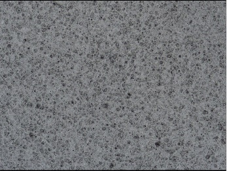
#> input picture images/12.png, 227 x 171 px, found by its file name
$ python main.py
#> lines starting #> are read from the running program, lines starting #| are printed output that depends on the picture; after the words box and inside, x2 and y2 are one past the last pixel; in counts of white or black regions, pixels touching at a corner belong together
from PIL import Image, ImageDraw
import numpy as np
from scipy.ndimage import gaussian_filter, label, center_of_mass
from sklearn.cluster import DBSCAN
import matplotlib.pyplot as plt

def mark_dark_particles_adaptive(image_input, sensitivity_min=0.2, sensitivity_max=0.9, output_path='output/marked_result.png', blur_radius=15, border_width=10, selection_box=None, min_particle_size=0, max_particle_size=None):
    """
    使用局部自适应阈值和大小筛选，精准识别并标记在特定灵敏度范围内的深色粒子。
    能够适应光照不均，并过滤掉不符合尺寸要求的粒子。

    :param image_input: 输入图片路径或Pillow Image对象
    :param sensitivity_min: 识别灵敏度下限 (0.0 ~ 1.0)。
    :param sensitivity_max: 识别灵敏度上限 (0.0 ~ 1.0)。
    :param output_path: 标记后的图片保存路径
    :param blur_radius: 用于计算局部背景亮度的模糊半径。
                        该值应大于要识别的最大粒子的半径。
    :param border_width: 要忽略的边框宽度（像素）。此区域内的任何内容都不会被标记。
    :param selection_box: 一个元组 (left, top, right, bottom) 定义了要处理的区域。
                          如果为 None，则处理整个图像。
    :param min_particle_size: 标记的最小粒子面积（像素数）。
    :param max_particle_size: 标记的最大粒子面积（像素数）。如果为 None，则没有上限。
    """
#> called with image_input = 'images/12.png', sensitivity_min = 0.2, sensitivity_max = 0.8, output_path = 'output/marked_adaptive_corrected.png', blur_radius = 10, border_width = 20, min_particle_size = 0
    # 验证参数范围
    if not (0.0 <= sensitivity_min <= 1.0 and 0.0 <= sensitivity_max <= 1.0):
        raise ValueError("灵敏度(sensitivity)必须在 0.0 到 1.0 之间")
    if sensitivity_min > sensitivity_max:
        sensitivity_min, sensitivity_max = sensitivity_max, sensitivity_min # 自动交换

    # 根据输入类型加载图片
    if isinstance(image_input, str):
        img = Image.open(image_input)
#> img is the input picture: PIL image 227x171 RGBA; mean R, G, B, A 116.9, 118.5, 121.5, 255
    elif isinstance(image_input, Image.Image):
        img = image_input
    else:
        raise TypeError("image_input 必须是文件路径 (str) 或 Pillow Image 对象")

    # 如果图像有alpha通道，则将其与白色背景混合
    if img.mode == 'RGBA':
        background = Image.new('RGB', img.size, (255, 255, 255))
#> background: PIL image 227x171 RGB; every value is 255
        background.paste(img, mask=img.split()[3])
        img = background
    else:
        img = img.convert('RGB')

    # 如果定义了选框，则裁剪图像
    if selection_box:
        img_to_process = img.crop(selection_box)
    else:
        img_to_process = img

    img_array = np.array(img_to_process)
    gray_array = np.array(img_to_process.convert('L'))

    # 使用高斯模糊创建背景亮度图
    background_luminance = gaussian_filter(gray_array.astype(float), sigma=blur_radius)

    # 计算阈值范围
    # 灵敏度越高，阈值越高，更容易将像素识别为粒子
    threshold_factor_max = 0.5 + (sensitivity_max * 0.5)
    threshold_high = background_luminance * threshold_factor_max

    threshold_factor_min = 0.5 + (sensitivity_min * 0.5)
    threshold_low = background_luminance * threshold_factor_min

    # 创建初始掩码，选择在两个阈值之间的像素
    # 即，比最宽松的标准暗，但又比最严格的标准亮
    mask_below_high_threshold = gray_array < threshold_high
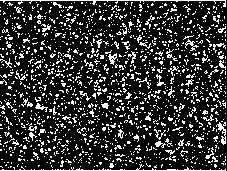
#> mask_below_high_threshold: shape (171, 227) bool; 19.6% white in thin lines or dots
    mask_above_low_threshold = gray_array >= threshold_low
#> mask_above_low_threshold: shape (171, 227) bool; 98.1% white; black in thin lines or dots
    initial_mask = mask_below_high_threshold & mask_above_low_threshold
#> initial_mask: shape (171, 227) bool; 17.7% white in thin lines or dots
    num_particles = 0

    # 过滤粒子大小
    if min_particle_size > 0 or max_particle_size is not None:
        # 识别独立的粒子区域
        labeled_array, num_features = label(initial_mask)

        # 计算每个粒子的大小
        particle_sizes = np.bincount(labeled_array.ravel())

        # 创建一个大小筛选掩码
        size_mask = np.ones_like(particle_sizes, dtype=bool)
        size_mask[0] = False # 忽略背景
        if min_particle_size > 0:
            size_mask[particle_sizes < min_particle_size] = False
        if max_particle_size is not None:
            size_mask[particle_sizes > max_particle_size] = False

        # 计算符合条件的粒子数量
        num_particles = np.sum(size_mask)

        # 从 labeled_array 中移除不符合条件的粒子
        remove_labels = np.where(~size_mask)[0]

        # 创建最终掩码
        final_mask = ~np.isin(labeled_array, remove_labels)
        mask = final_mask
    else:
        mask = initial_mask
        # 如果不过滤大小，也计算粒子总数
        _, num_particles = label(mask)
#> num_particles = 2080

    # 在处理区域内忽略边框
    if border_width > 0:
        mask[:border_width, :] = False
        mask[-border_width:, :] = False
        mask[:, :border_width] = False
        mask[:, -border_width:] = False
#> mask: shape (171, 227) bool; 11.7% white in thin lines or dots, all inside (x1, y1, x2, y2) = (20, 20, 207, 151)

    # 创建结果图像，将掩码区域标记为红色
    result_array = img_array.copy()
    result_array[mask] = [255, 0, 0]
#> result_array: shape (171, 227, 3); mean R, G, B 135.5, 107.3, 109.9

    # 将处理后的区域粘贴回原始图像（如果使用了选框）
    if selection_box:
        processed_part = Image.fromarray(result_array)
        img.paste(processed_part, selection_box)
        result_img = img
    else:
        result_img = Image.fromarray(result_array)

    # 在最终图像上绘制选框（如果提供）
    draw = ImageDraw.Draw(result_img)
    if selection_box:
        draw.rectangle(selection_box, outline="blue", width=2)

    # 计算百分比
    particle_area = np.sum(mask)
#> particle_area = 4523
    total_area = mask.size
#> total_area = 38817
    percentage = (particle_area / total_area) * 100 if total_area > 0 else 0
#> percentage = 11.65

    # 在图片上用蓝色笔迹刻印粒子信息
    text_percentage = f"Particle Area: {percentage:.2f}%"
#> text_percentage = 'Particle Area: 11.65%'
    text_count = f"Particle Count: {num_particles}"
#> text_count = 'Particle Count: 2080'

    # 简单的定位逻辑
    if selection_box:
        text_pos1 = (selection_box[0] + 5, selection_box[1] + 5)
        text_pos2 = (selection_box[0] + 5, selection_box[1] + 20)
    else:
        text_pos1 = (15, 15)
        text_pos2 = (15, 30)

    text_color = (0, 0, 255)  # 蓝色
    draw.text(text_pos1, text_percentage, fill=text_color)
    draw.text(text_pos2, text_count, fill=text_color)

    # 保存结果
    result_img.save(output_path)
    print(f"处理完成，结果已保存至 {output_path}")
    print(f"参数: 灵敏度范围=[{sensitivity_min:.2f}, {sensitivity_max:.2f}], 模糊半径={blur_radius}, 边框宽度={border_width}")
    print(f"深色粒子覆盖面积: {percentage:.2f}%")
#| 深色粒子覆盖面积: 11.65%
    print(f"检测到的粒子数量: {num_particles}")
#| 检测到的粒子数量: 2080
    return result_img, percentage, num_particles


def mark_dark_particles_gradient(image_input, sensitivity_min=0.2, sensitivity_max=0.9, output_path='output/marked_gradient.png', blur_radius=15, border_width=10, selection_box=None, min_particle_size=0, max_particle_size=None):
    """
    改进版：使用局部自适应阈值和大小筛选，并根据粒子暗度应用不同深浅的红色标记。
    暗度越高的粒子，红色越深，实现平滑过渡效果。

    :param image_input: 输入图片路径或Pillow Image对象
    :param sensitivity_min: 识别灵敏度下限 (0.0 ~ 1.0)。
    :param sensitivity_max: 识别灵敏度上限 (0.0 ~ 1.0)。
    :param output_path: 标记后的图片保存路径
    :param blur_radius: 用于计算局部背景亮度的模糊半径。
    :param border_width: 要忽略的边框宽度（像素）。
    :param selection_box: 一个元组 (left, top, right, bottom) 定义处理区域。
    :param min_particle_size: 标记的最小粒子面积（像素数）。
    :param max_particle_size: 标记的最大粒子面积（像素数）。
    """
#> called with image_input = 'images/12.png', sensitivity_min = 0.2, sensitivity_max = 0.8, output_path = 'output/marked_gradient_corrected.png', blur_radius = 10, border_width = 20, min_particle_size = 0
    if not (0.0 <= sensitivity_min <= 1.0 and 0.0 <= sensitivity_max <= 1.0):
        raise ValueError("灵敏度(sensitivity)必须在 0.0 到 1.0 之间")
    if sensitivity_min > sensitivity_max:
        sensitivity_min, sensitivity_max = sensitivity_max, sensitivity_min

    if isinstance(image_input, str):
        img = Image.open(image_input)
    elif isinstance(image_input, Image.Image):
        img = image_input
    else:
        raise TypeError("image_input 必须是文件路径 (str) 或 Pillow Image 对象")

    if img.mode == 'RGBA':
        background = Image.new('RGB', img.size, (255, 255, 255))
        background.paste(img, mask=img.split()[3])
        img = background
    else:
        img = img.convert('RGB')

    if selection_box:
        img_to_process = img.crop(selection_box)
    else:
        img_to_process = img

    img_array = np.array(img_to_process)
    gray_array = np.array(img_to_process.convert('L'))

    background_luminance = gaussian_filter(gray_array.astype(float), sigma=blur_radius)

    threshold_factor_max = 0.5 + (sensitivity_max * 0.5)
    threshold_high = background_luminance * threshold_factor_max

    threshold_factor_min = 0.5 + (sensitivity_min * 0.5)
    threshold_low = background_luminance * threshold_factor_min

    mask_below_high_threshold = gray_array < threshold_high
    mask_above_low_threshold = gray_array >= threshold_low
    initial_mask = mask_below_high_threshold & mask_above_low_threshold

    num_particles = 0
    if min_particle_size > 0 or max_particle_size is not None:
        labeled_array, num_features = label(initial_mask)
        particle_sizes = np.bincount(labeled_array.ravel())
        size_mask = np.ones_like(particle_sizes, dtype=bool)
        size_mask[0] = False
        if min_particle_size > 0:
            size_mask[particle_sizes < min_particle_size] = False
        if max_particle_size is not None:
            size_mask[particle_sizes > max_particle_size] = False
        num_particles = np.sum(size_mask)
        remove_labels = np.where(~size_mask)[0]
        final_mask = ~np.isin(labeled_array, remove_labels)
        mask = final_mask
    else:
        mask = initial_mask
        _, num_particles = label(mask)
#> num_particles = 2080

    if border_width > 0:
        mask[:border_width, :] = False
        mask[-border_width:, :] = False
        mask[:, :border_width] = False
        mask[:, -border_width:] = False

    # --- 核心改进：颜色渐变 ---
    result_array = img_array.copy()

    # 获取掩码区域内的像素值和阈值
    masked_gray = gray_array[mask]
#> masked_gray = 4523 values, max 110 at index 392, min 70 at index 1252, mean 96.58
    masked_thresh_low = threshold_low[mask]
#> masked_thresh_low = 4523 values, max 73.73 at index 286, min 69.03 at index 4515, mean 71.38
    masked_thresh_high = threshold_high[mask]
#> masked_thresh_high = 4523 values, max 110.6 at index 286, min 103.5 at index 4515, mean 107.1

    # 计算暗度强度 (0.0 to 1.0)，避免除以零
    denominator = masked_thresh_high - masked_thresh_low
#> denominator = 4523 values, max 36.87 at index 286, min 34.51 at index 4515, mean 35.69
    # np.clip(denominator, a_min=1e-5, a_max=None, out=denominator)
    denominator[denominator < 1e-5] = 1e-5 # 避免除零

    intensity = (masked_thresh_high - masked_gray) / denominator
#> intensity = 4523 values, max 0.999 at index 3180, min 0.000111 at index 1784, mean 0.294
    intensity = np.clip(intensity, 0.0, 1.0) # 确保强度在[0,1]范围内

    # 将强度映射到红色通道 (例如, 从100到255)
    # 强度越高，红色越深
    red_channel = (100 + intensity * 155).astype(np.uint8)
#> red_channel = 4523 values, max 254 at index 499, min 100 at index 54, mean 145.1

    # 创建颜色数组
    gradient_colors = np.zeros((len(red_channel), 3), dtype=np.uint8)
    gradient_colors[:, 0] = red_channel # R通道

    # 应用渐变颜色
    result_array[mask] = gradient_colors
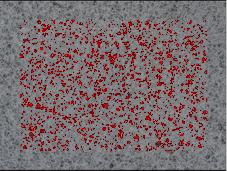
#> result_array: shape (171, 227, 3); mean R, G, B 122.7, 107.3, 109.9
    # --- 改进结束 ---

    if selection_box:
        processed_part = Image.fromarray(result_array)
        img.paste(processed_part, selection_box)
        result_img = img
    else:
        result_img = Image.fromarray(result_array)

    draw = ImageDraw.Draw(result_img)
    if selection_box:
        draw.rectangle(selection_box, outline="blue", width=2)

    particle_area = np.sum(mask)
#> particle_area = 4523
    total_area = mask.size
#> total_area = 38817
    percentage = (particle_area / total_area) * 100 if total_area > 0 else 0
#> percentage = 11.65

    text_percentage = f"Particle Area: {percentage:.2f}%"
#> text_percentage = 'Particle Area: 11.65%'
    text_count = f"Particle Count: {num_particles}"
#> text_count = 'Particle Count: 2080'

    if selection_box:
        text_pos1 = (selection_box[0] + 5, selection_box[1] + 5)
        text_pos2 = (selection_box[0] + 5, selection_box[1] + 20)
    else:
        text_pos1 = (15, 15)
        text_pos2 = (15, 30)

    text_color = (0, 0, 255)
    draw.text(text_pos1, text_percentage, fill=text_color)
    draw.text(text_pos2, text_count, fill=text_color)

    result_img.save(output_path)
    print(f"处理完成，渐变结果已保存至 {output_path}")
    print(f"参数: 灵敏度范围=[{sensitivity_min:.2f}, {sensitivity_max:.2f}], 模糊半径={blur_radius}, 边框宽度={border_width}")
    print(f"深色粒子覆盖面积: {percentage:.2f}%")
#| 深色粒子覆盖面积: 11.65%
    print(f"检测到的粒子数量: {num_particles}")
#| 检测到的粒子数量: 2080
    return result_img, percentage, num_particles


def mark_particles_with_clustering(image_input, sensitivity_min=0.2, sensitivity_max=0.9, output_path='output/marked_clustered.png', blur_radius=15, border_width=10, selection_box=None, min_particle_size=0, max_particle_size=None, cluster_eps=50, cluster_min_samples=5):
    """
    在识别出的粒子基础上，使用DBSCAN聚类算法对粒子进行分组，并为每个簇分配独特的颜色。

    :param image_input: 输入图片路径或Pillow Image对象
    :param sensitivity_min: 识别灵敏度下限 (0.0 ~ 1.0)。
    :param sensitivity_max: 识别灵敏度上限 (0.0 ~ 1.0)。
    :param output_path: 标记后的图片保存路径
    :param blur_radius: 用于计算局部背景亮度的模糊半径。
    :param border_width: 要忽略的边框宽度（像素）。
    :param selection_box: 一个元组 (left, top, right, bottom) 定义处理区域。
    :param min_particle_size: 标记的最小粒子面积（像素数）。
    :param max_particle_size: 标记的最大粒子面积（像素数）。
    :param cluster_eps: DBSCAN聚类中两个样本被视为邻居的最大距离。
    :param cluster_min_samples: DBSCAN聚类中一个点被视为核心点的邻域中的样本数。
    """
#> called with image_input = 'images/10.png', sensitivity_min = 0.2, sensitivity_max = 0.8, output_path = 'output/marked_clustered_corrected.png', blur_radius = 10, border_width = 20, min_particle_size = 10, cluster_eps = 40
    # --- 粒子识别部分 (与 adaptive 方法类似) ---
    if not (0.0 <= sensitivity_min <= 1.0 and 0.0 <= sensitivity_max <= 1.0):
        raise ValueError("灵敏度(sensitivity)必须在 0.0 到 1.0 之间")
    if sensitivity_min > sensitivity_max:
        sensitivity_min, sensitivity_max = sensitivity_max, sensitivity_min

    if isinstance(image_input, str):
        img = Image.open(image_input)
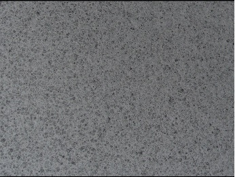
#> input picture images/10.png, 235 x 177 px, found by its file name
#> img is the input picture: PIL image 235x177 RGBA; mean R, G, B, A 111, 112, 114.1, 255
    elif isinstance(image_input, Image.Image):
        img = image_input
    else:
        raise TypeError("image_input 必须是文件路径 (str) 或 Pillow Image 对象")

    if img.mode == 'RGBA':
        background = Image.new('RGB', img.size, (255, 255, 255))
#> background: PIL image 235x177 RGB; every value is 255
        background.paste(img, mask=img.split()[3])
        img = background
    else:
        img = img.convert('RGB')

    if selection_box:
        img_to_process = img.crop(selection_box)
    else:
        img_to_process = img

    img_array = np.array(img_to_process)
    gray_array = np.array(img_to_process.convert('L'))
#> gray_array: shape (177, 235)
    background_luminance = gaussian_filter(gray_array.astype(float), sigma=blur_radius)
#> background_luminance: shape (177, 235) float64

    threshold_factor_max = 0.5 + (sensitivity_max * 0.5)
    threshold_high = background_luminance * threshold_factor_max
#> threshold_high: shape (177, 235) float64
    threshold_factor_min = 0.5 + (sensitivity_min * 0.5)
    threshold_low = background_luminance * threshold_factor_min
#> threshold_low: shape (177, 235) float64

    initial_mask = (gray_array < threshold_high) & (gray_array >= threshold_low)
#> initial_mask: shape (177, 235) bool; 13.3% white in thin lines or dots

    labeled_array, num_features = label(initial_mask)
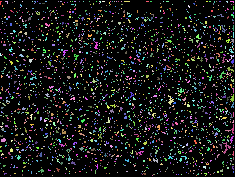
#> labeled_array: shape (177, 235) int32; 2325 distinct labels, from 0 to 2324; one colour per label, 0 black
#> num_features = 2324

    if min_particle_size > 0 or max_particle_size is not None:
        particle_sizes = np.bincount(labeled_array.ravel())
#> particle_sizes = 2325 values, max 36048 at index 0, min 1 at index 3, mean 17.89
        size_mask = np.ones_like(particle_sizes, dtype=bool)
        size_mask[0] = False
        if min_particle_size > 0:
            size_mask[particle_sizes < min_particle_size] = False
        if max_particle_size is not None:
            size_mask[particle_sizes > max_particle_size] = False
        remove_labels = np.where(~size_mask)[0]
#> remove_labels = 2277 values from 0 to 2324
        final_mask = ~np.isin(labeled_array, remove_labels)
#> final_mask: shape (177, 235) bool; 1.5% white in thin lines or dots, all inside (x1, y1, x2, y2) = (1, 23, 234, 173)
        labeled_array[~final_mask] = 0 # 更新labeled_array以移除不符合条件的粒子
#> labeled_array: shape (177, 235) int32; 49 distinct labels, from 0 to 2257

    if border_width > 0:
        labeled_array[:border_width, :] = 0
        labeled_array[-border_width:, :] = 0
#> labeled_array: shape (177, 235) int32; 46 distinct labels, from 0 to 2123
        labeled_array[:, :border_width] = 0
        labeled_array[:, -border_width:] = 0
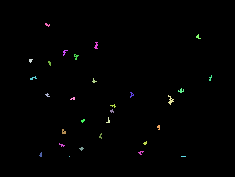
#> labeled_array: shape (177, 235) int32; 30 distinct labels, from 0 to 2123; one colour per label, 0 black

    # --- 聚类和着色部分 ---
    particle_labels = np.unique(labeled_array)[1:] # 排除背景0
#> particle_labels = 29 values from 261 to 2123
    if len(particle_labels) == 0:
        print("未检测到符合条件的粒子。")
        return img, 0, 0

    # 计算每个粒子的质心
    centroids = np.array(center_of_mass(initial_mask, labeled_array, particle_labels))
#> centroids = 29 pairs, first value 24.36 to 156, second value 30.18 to 210

    # 应用DBSCAN聚类
    clustering = DBSCAN(eps=cluster_eps, min_samples=cluster_min_samples).fit(centroids)
    cluster_labels = clustering.labels_
#> cluster_labels = 29 values, max 0 at index 0, min -1 at index 1, mean -0.0345

    # 为每个簇生成一个独特的颜色
    n_clusters = len(set(cluster_labels)) - (1 if -1 in cluster_labels else 0)
#> n_clusters = 1

    cluster_colors = {}
    if n_clusters > 0:
        # 使用新的API获取颜色映射来解决DeprecationWarning
        cmap = plt.colormaps.get_cmap('gist_rainbow')
        # 生成n_clusters个颜色
        colors_rgba = cmap(np.linspace(0, 1, n_clusters))
#> colors_rgba = [[1, 0, 0.16, 1]]

        for i in range(n_clusters):
            # 将 (r, g, b, a) 转换为 (r, g, b) 整数
            cluster_colors[i] = tuple(int(c * 255) for c in colors_rgba[i][:3])
#> after the loop, cluster_colors = {0: (255, 0, 40)}

    # 噪声点的颜色（例如灰色）
    noise_color = (128, 128, 128)

    # 创建结果图像
    result_array = img_array.copy()

    # 为每个粒子上色
    for particle_id, cluster_id in zip(particle_labels, cluster_labels):
        color = cluster_colors.get(cluster_id, noise_color)
        result_array[labeled_array == particle_id] = color
#> this loop made 29 passes
#> (particle_id, cluster_id, color) on passes 1 to 12: (261, 0, (255, 0, 40)), (435, -1, (128, 128, 128)), (533, 0, (255, 0, 40)), (648, 0, (255, 0, 40)), (699, 0, (255, 0, 40)), (755, 0, (255, 0, 40)), (782, 0, (255, 0, 40)), (981, 0, (255, 0, 40)), (984, 0, (255, 0, 40)), (1016, 0, (255, 0, 40)), (1169, 0, (255, 0, 40)), (1216, 0, (255, 0, 40))
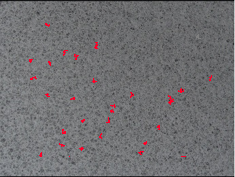
#> result_array: shape (177, 235, 3); mean R, G, B 112.3, 111.3, 113.7

    # --- 后续处理 (与之前类似) ---
    if selection_box:
        processed_part = Image.fromarray(result_array)
        img.paste(processed_part, selection_box)
        result_img = img
    else:
        result_img = Image.fromarray(result_array)

    draw = ImageDraw.Draw(result_img)
    if selection_box:
        draw.rectangle(selection_box, outline="blue", width=2)

    final_mask = labeled_array > 0
#> final_mask: shape (177, 235) bool; 0.8% white in thin lines or dots, all inside (x1, y1, x2, y2) = (29, 23, 212, 157)
    particle_area = np.sum(final_mask)
#> particle_area = 334
    total_area = final_mask.size
#> total_area = 41595
    percentage = (particle_area / total_area) * 100 if total_area > 0 else 0
#> percentage = 0.803
    num_particles = len(particle_labels)
#> num_particles = 29
    num_clusters_found = n_clusters
#> num_clusters_found = 1

    text_percentage = f"Particle Area: {percentage:.2f}%"
#> text_percentage = 'Particle Area: 0.80%'
    text_count = f"Particle Count: {num_particles}"
#> text_count = 'Particle Count: 29'
    text_clusters = f"Cluster Count: {num_clusters_found}"
#> text_clusters = 'Cluster Count: 1'

    if selection_box:
        text_pos1 = (selection_box[0] + 5, selection_box[1] + 5)
        text_pos2 = (selection_box[0] + 5, selection_box[1] + 20)
        text_pos3 = (selection_box[0] + 5, selection_box[1] + 35)
    else:
        text_pos1 = (15, 15)
        text_pos2 = (15, 30)
        text_pos3 = (15, 45)

    text_color = (0, 0, 255)
    draw.text(text_pos1, text_percentage, fill=text_color)
    draw.text(text_pos2, text_count, fill=text_color)
    draw.text(text_pos3, text_clusters, fill=text_color)

    result_img.save(output_path)
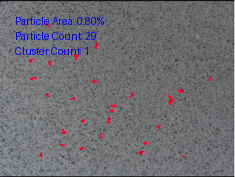
#> saved as marked_clustered_corrected.png: PIL image 235x177 RGB; mean R, G, B 110.8, 109.9, 115.5
    print(f"聚类处理完成，结果已保存至 {output_path}")
    print(f"参数: 灵敏度=[{sensitivity_min:.2f}, {sensitivity_max:.2f}], 模糊半径={blur_radius}, 边框={border_width}")
    print(f"聚类参数: eps={cluster_eps}, min_samples={cluster_min_samples}")
    print(f"深色粒子覆盖面积: {percentage:.2f}%")
#| 深色粒子覆盖面积: 0.80%
    print(f"检测到的粒子数量: {num_particles}")
#| 检测到的粒子数量: 29
    print(f"识别出的簇数量: {num_clusters_found}")
#| 识别出的簇数量: 1
    return result_img, percentage, num_particles, num_clusters_found


# --- 示例调用 ---
if __name__ == '__main__':
    try:
        # 调用原始函数
        print("--- Running Original Adaptive Method ---")
        mark_dark_particles_adaptive(
            image_input='images/12.png',
            sensitivity_min=0.2,
            sensitivity_max=0.8,
            output_path='output/marked_adaptive_corrected.png',
            blur_radius=10,
            border_width=20
        )

        # 调用新的渐变函数
        print("\n--- Running New Gradient Method ---")
        mark_dark_particles_gradient(
            image_input='images/12.png',
            sensitivity_min=0.2,
            sensitivity_max=0.8,
            output_path='output/marked_gradient_corrected.png',
            blur_radius=10,
            border_width=20
        )

        # 调用新的聚类函数
        print("\n--- Running New Clustering Method ---")
        mark_particles_with_clustering(
            image_input='images/10.png',
            sensitivity_min=0.2,
            sensitivity_max=0.8,
            output_path='output/marked_clustered_corrected.png',
            blur_radius=10,
            border_width=20,
            min_particle_size=10, # 过滤掉非常小的噪声点
            cluster_eps=40,       # 簇内点的最大距离
            cluster_min_samples=3 # 一个簇最少需要3个粒子
        )
    except FileNotFoundError:
        print("错误：找不到图片文件。请确保 'images/12.png' 路径正确。")
    except Exception as e:
        print(f"发生错误: {e}")
        # 调用原始函数
        print("--- Running Original Adaptive Method ---")
        mark_dark_particles_adaptive(
            image_input='images/12.png',
            sensitivity_min=0.2,
            sensitivity_max=0.8,
            output_path='output/marked_adaptive_corrected.png',
            blur_radius=10,
            border_width=20
        )

        # 调用新的渐变函数
        print("\n--- Running New Gradient Method ---")
        mark_dark_particles_gradient(
            image_input='images/12.png',
            sensitivity_min=0.2,
            sensitivity_max=0.8,
            output_path='output/marked_gradient_corrected.png',
            blur_radius=10,
            border_width=20
        )
    except FileNotFoundError:
        print("错误：找不到图片文件。请确保 'images/12.png' 路径正确。")
    except Exception as e:
        print(f"发生错误: {e}")
